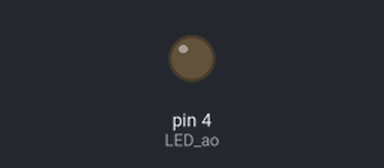
A sketch run on a simulated Arduino Uno, built with avr-gcc and run on an emulated ATmega328P. Parts: output pins drawn as LEDs (lit = HIGH).

Above: at 0.6 s.
At 2.5 s:
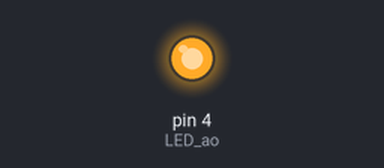
Timing chart, 0 to 6.6 s (numbered marks = the images above):
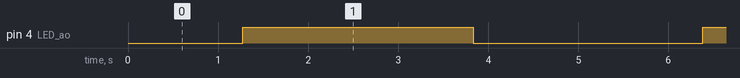

Measured:
- by itself, pin 4 (LED_ao): alternates HIGH for 2.6 s and LOW for 2.5 s

The sketch:

Analog_Output.ino
```cpp
const int LED_ao = 4;
void setup()  {
  pinMode(LED_ao, OUTPUT);
}
void loop()  {
  for (int brightness=1; brightness<=255; brightness++)
    {
      analogWrite(LED_ao, brightness);
      delay(10);
    }
  for (int brightness=255; brightness>0; brightness--)
    {
      analogWrite(LED_ao, brightness);
      delay(10);
    }
}
```
